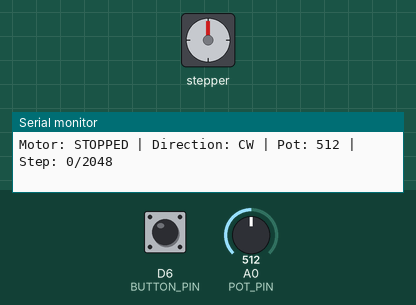
Simulated run of this sketch. Board: ESP8266 (NodeMCU). On the bench: stepper motor, the last lines printed to the serial monitor. Wiring (inferred from the names in the program): stepper motor (2048 steps per turn assumed): coils D2, D3, D4, D5. Inputs (shaded band) come from the test bench; at power-on: D6 (BUTTON_PIN) HIGH, A0 (POT_PIN) = 512.

Above: at 2.2 s.
2.3 s: D6 (BUTTON_PIN) pulled LOW for 0.15 s
At 3.1 s:
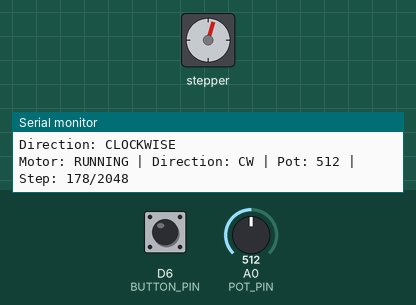
5.3 s: A0 (POT_PIN) set to 900
At 5.62 s:
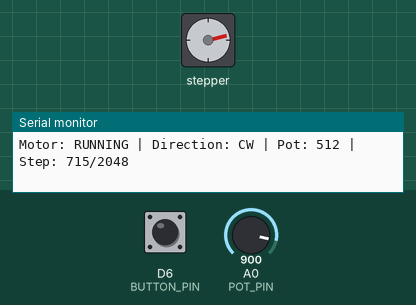
8.3 s: D6 (BUTTON_PIN) pulled LOW for 1 s
At 9.2 s:
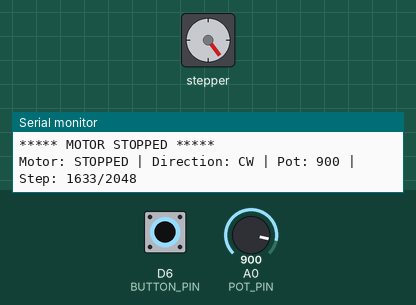
10.8 s: D6 (BUTTON_PIN) pulled LOW for 0.15 s
At 12.7 s:
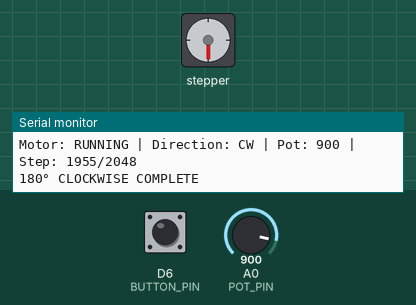
13.8 s: A0 (POT_PIN) set to 716
16.8 s: D6 (BUTTON_PIN) pulsed LOW 5 times (0.12 s each, 0.3 s apart)
Timing chart, 0 to 19.8 s (numbered marks = the images above; inputs shaded):
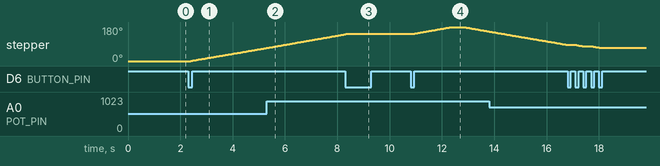

The sketch:

Jewellery_Project_180_degrees.ino
```cpp
/// ============================================================
// AUTOMATED 180° JEWELLERY TURNTABLE
//
// Controller : Arduino Nano ESP32
// Motor      : 28BYJ-48 5V
// Driver     : ULN2003
// Speed      : 10k potentiometer
// Control    : Momentary push button
//
// Motion:
// 180° CLOCKWISE
//      ↓
// Pause
//      ↓
// 180° ANTI-CLOCKWISE
//      ↓
// Return to starting position
//      ↓
// Repeat
// ============================================================

// ------------------------------------------------------------
// MOTOR CONNECTIONS
// ------------------------------------------------------------

const int IN1 = D2;
const int IN2 = D3;
const int IN3 = D4;
const int IN4 = D5;

// ------------------------------------------------------------
// USER CONTROLS
// ------------------------------------------------------------

const int POT_PIN = A0;
const int BUTTON_PIN = D6;

// ------------------------------------------------------------
// MOTOR CONFIGURATION
// ------------------------------------------------------------

// Your calibrated motor:
// 4096 half-steps = 360°
//
// Therefore:
// 2048 half-steps = 180°

const int STEPS_PER_SWEEP = 2048;


// Half-step sequence for 28BYJ-48

const byte stepSequence[8][4] = {
  {1, 0, 0, 0},
  {1, 1, 0, 0},
  {0, 1, 0, 0},
  {0, 1, 1, 0},
  {0, 0, 1, 0},
  {0, 0, 1, 1},
  {0, 0, 0, 1},
  {1, 0, 0, 1}
};


const int motorPins[4] = {IN1,IN2,IN3, IN4};


// ------------------------------------------------------------
// MOTOR STATE
// ------------------------------------------------------------

bool motorRunning = false;

// true  = clockwise
// false = anti-clockwise

bool clockwise = true;
int currentStep = 0;

// Counts steps during each 180° sweep

int sweepStepCount = 0;

// ------------------------------------------------------------
// TIMING
// ------------------------------------------------------------

unsigned long lastStepTime = 0;


// Pause between CW and CCW movement

unsigned long directionPauseStart = 0;


// 500 ms = 0.5 second pause

const unsigned long DIRECTION_PAUSE = 500;


bool directionPause = false;

// ------------------------------------------------------------
// BUTTON DEBOUNCE
// ------------------------------------------------------------

bool lastButtonReading = HIGH;

bool stableButtonState = HIGH;

unsigned long lastDebounceTime = 0;

const unsigned long DEBOUNCE_DELAY = 50;

// ============================================================
// SETUP
// ============================================================

void setup() {

  Serial.begin(115200);

  delay(1000);

  // Motor outputs

  for (int i = 0; i < 4; i++) {

    pinMode(motorPins[i], OUTPUT);

  }

  // Potentiometer

  pinMode(POT_PIN, INPUT);

  // Push button:
  // D6 ↔ Button ↔ GND

  pinMode(BUTTON_PIN, INPUT_PULLUP);

  // Make sure motor is OFF when powered on

  releaseMotor();

  Serial.println();

  Serial.println("================================");
  Serial.println("MANMAY 180 DEGREE TURNTABLE");
  Serial.println("================================");

  Serial.println();

  Serial.println("Motor: STOPPED");

  Serial.println("Press button to START");

}

// ============================================================
// MAIN LOOP
// ============================================================

void loop() {

  // ----------------------------------------------------------
  // READ PUSH BUTTON
  // ----------------------------------------------------------

  handleButton();

  // ----------------------------------------------------------
  // READ POTENTIOMETER
  // ----------------------------------------------------------

  int potValue = analogRead(POT_PIN);

  /*
     Nano ESP32 ADC:

     Pot minimum ≈ 0
     Pot maximum ≈ 4095


     Current speed range:

     Pot low  → larger delay → slower
     Pot high → smaller delay → faster
  */

  unsigned long stepDelay =
      map(
        potValue,
        0,
        4095,
        4000,
        1000
      );

  // ----------------------------------------------------------
  // MOTOR CONTROL
  // ----------------------------------------------------------

  if (motorRunning) {

    // --------------------------------------------------------
    // PAUSE AFTER EACH 180° SWEEP
    // --------------------------------------------------------

    if (directionPause) {


      if (
        millis() - directionPauseStart
        >= DIRECTION_PAUSE
      ) {

        directionPause = false;

        Serial.println();

        if (clockwise) {

          Serial.println(
            "Starting 180° CLOCKWISE"
          );

        }

        else {

          Serial.println(
            "Starting 180° ANTI-CLOCKWISE"
          );

        }

      }

    }

    // --------------------------------------------------------
    // MOVE MOTOR
    // --------------------------------------------------------

    else if (
      micros() - lastStepTime
      >= stepDelay
    ) {

      lastStepTime = micros();

      // ------------------------------------------------------
      // CLOCKWISE
      // ------------------------------------------------------

      if (clockwise) {

        currentStep++;

        if (currentStep >= 8) {

          currentStep = 0;

        }

      }

      // ------------------------------------------------------
      // ANTI-CLOCKWISE
      // ------------------------------------------------------

      else {

        currentStep--;

        if (currentStep < 0) {

          currentStep = 7;

        }

      }

      // Energize motor coils

      performStep(currentStep);

      // Count one half-step

      sweepStepCount++;

      // ------------------------------------------------------
      // CHECK FOR COMPLETE 180° SWEEP
      // ------------------------------------------------------

      if (
        sweepStepCount
        >= STEPS_PER_SWEEP
      ) {


        // Reset counter for next sweep

        sweepStepCount = 0;

        // Turn motor coils off during pause

        releaseMotor();

        // Tell Serial Monitor which sweep completed

        if (clockwise) {

          Serial.println();

          Serial.println(
            "180° CLOCKWISE COMPLETE"
          );

        }

        else {

          Serial.println();

          Serial.println(
            "180° ANTI-CLOCKWISE COMPLETE"
          );

          Serial.println(
            "RETURNED TO START POSITION"
          );

        }

        // Reverse direction

        clockwise = !clockwise;

        // Start pause

        directionPause = true;

        directionPauseStart = millis();

      }

    }

  }

  // ----------------------------------------------------------
  // SERIAL MONITOR INFORMATION
  // ----------------------------------------------------------

  static unsigned long lastPrintTime = 0;

  if (
    millis() - lastPrintTime
    >= 1000
  ) {


    Serial.print("Motor: ");


    if (motorRunning) {

      Serial.print("RUNNING");

    }

    else {

      Serial.print("STOPPED");

    }


    Serial.print(" | Direction: ");


    if (clockwise) {

      Serial.print("CW");

    }

    else {

      Serial.print("CCW");

    }

    Serial.print(" | Pot: ");

    Serial.print(potValue);

    Serial.print(" | Step: ");

    Serial.print(sweepStepCount);

    Serial.print("/");

    Serial.println(STEPS_PER_SWEEP);

    lastPrintTime = millis();

  }

}

// ============================================================
// PUSH BUTTON FUNCTION
// ============================================================

void handleButton() {


  bool reading =
      digitalRead(BUTTON_PIN);

  // Detect change in button state

  if (
    reading
    != lastButtonReading
  ) {

    lastDebounceTime = millis();

  }

  // Wait for stable button reading

  if (
    millis() - lastDebounceTime
    > DEBOUNCE_DELAY
  ) {

    if (
      reading
      != stableButtonState
    ) {


      stableButtonState = reading;

      // Button is pressed

      if (
        stableButtonState
        == LOW
      ) {

        // Toggle motor state

        motorRunning =
            !motorRunning;

        // --------------------------------
        // START
        // --------------------------------

        if (motorRunning) {

          Serial.println();

          Serial.println(
            "***** MOTOR STARTED *****"
          );

          if (clockwise) {

            Serial.println(
              "Direction: CLOCKWISE"
            );

          }

          else {

            Serial.println(
              "Direction: ANTI-CLOCKWISE"
            );

          }

        }


        // --------------------------------
        // STOP
        // --------------------------------

        else {


          Serial.println();

          Serial.println(
            "***** MOTOR STOPPED *****"
          );

          releaseMotor();

        }

      }

    }

  }

  lastButtonReading = reading;

}

// ============================================================
// MOTOR STEP FUNCTION
// ============================================================

void performStep(
  int stepNumber
) {

  for (
    int i = 0;
    i < 4;
    i++
  ) {


    digitalWrite(
      motorPins[i],
      stepSequence[stepNumber][i]
    );

  }

}

// ============================================================
// RELEASE MOTOR
// ============================================================

void releaseMotor() {

  for (
    int i = 0;
    i < 4;
    i++
  ) {

    digitalWrite(
      motorPins[i],
      LOW
    );

  }

}
```

Measured:
- after the input at 2.3 s, stepper: keeps turning clockwise at about 24°/s, starting after 0.09 s
- after the input at 8.3 s, stepper: goes on until 8.3 s, then stays 143°
- after the input at 10.8 s, stepper: turns 37° clockwise in 1.5 s, then 23° counter-clockwise in 0.91 s
